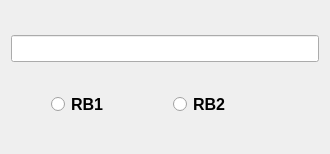
<?xml version="1.0" encoding="UTF-8"?>
<ui version="4.0">
 <class>Form</class>
 <widget class="QWidget" name="Form">
  <property name="geometry">
   <rect>
    <x>0</x>
    <y>0</y>
    <width>330</width>
    <height>154</height>
   </rect>
  </property>
  <property name="windowTitle">
   <string>Form</string>
  </property>
  <layout class="QVBoxLayout" name="verticalLayout">
   <item>
    <widget class="QLineEdit" name="t1">
     <property name="font">
      <font>
       <family>Arial</family>
       <pointsize>12</pointsize>
       <weight>75</weight>
       <bold>true</bold>
      </font>
     </property>
    </widget>
   </item>
   <item>
    <layout class="QHBoxLayout" name="horizontalLayout">
     <property name="leftMargin">
      <number>10</number>
     </property>
     <item>
      <spacer name="horizontalSpacer">
       <property name="orientation">
        <enum>Qt::Horizontal</enum>
       </property>
       <property name="sizeType">
        <enum>QSizePolicy::Fixed</enum>
       </property>
       <property name="sizeHint" stdset="0">
        <size>
         <width>30</width>
         <height>20</height>
        </size>
       </property>
      </spacer>
     </item>
     <item>
      <widget class="QRadioButton" name="rb1">
       <property name="font">
        <font>
         <family>Arial</family>
         <pointsize>12</pointsize>
         <weight>75</weight>
         <bold>true</bold>
        </font>
       </property>
       <property name="text">
        <string>RB1</string>
       </property>
      </widget>
     </item>
     <item>
      <widget class="QRadioButton" name="rb2">
       <property name="font">
        <font>
         <family>Arial</family>
         <pointsize>12</pointsize>
         <weight>75</weight>
         <bold>true</bold>
        </font>
       </property>
       <property name="text">
        <string>RB2</string>
       </property>
      </widget>
     </item>
     <item>
      <spacer name="horizontalSpacer_2">
       <property name="orientation">
        <enum>Qt::Horizontal</enum>
       </property>
       <property name="sizeType">
        <enum>QSizePolicy::Fixed</enum>
       </property>
       <property name="sizeHint" stdset="0">
        <size>
         <width>30</width>
         <height>20</height>
        </size>
       </property>
      </spacer>
     </item>
    </layout>
   </item>
  </layout>
 </widget>
 <resources/>
 <connections/>
</ui>
